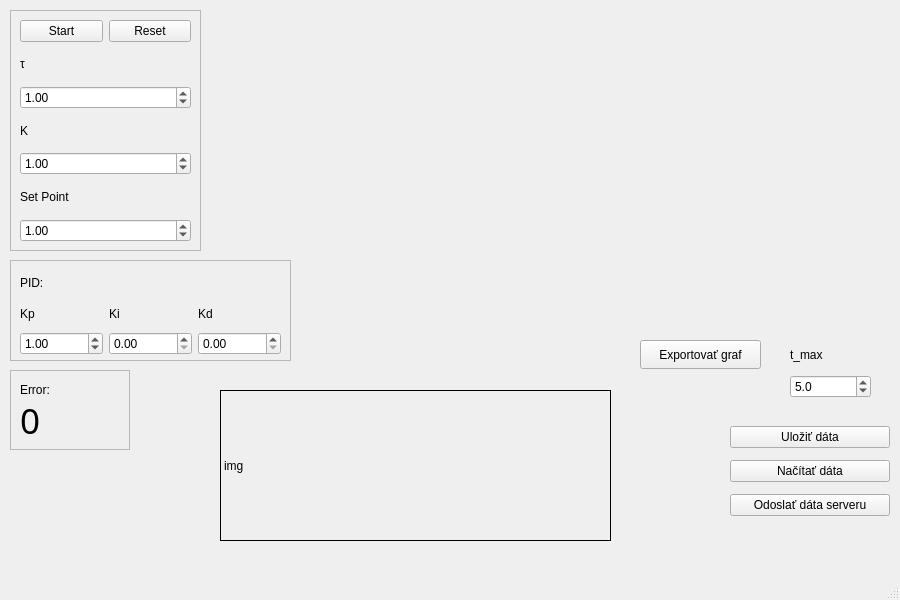
<?xml version="1.0" encoding="UTF-8"?>
<ui version="4.0">
 <class>MainWindow</class>
 <widget class="QMainWindow" name="MainWindow">
  <property name="geometry">
   <rect>
    <x>0</x>
    <y>0</y>
    <width>900</width>
    <height>600</height>
   </rect>
  </property>
  <property name="minimumSize">
   <size>
    <width>900</width>
    <height>600</height>
   </size>
  </property>
  <property name="maximumSize">
   <size>
    <width>900</width>
    <height>600</height>
   </size>
  </property>
  <property name="windowTitle">
   <string>PID Simulator</string>
  </property>
  <widget class="QWidget" name="centralwidget">
   <widget class="QCustomPlot" name="customPlot" native="true">
    <property name="geometry">
     <rect>
      <x>300</x>
      <y>10</y>
      <width>571</width>
      <height>321</height>
     </rect>
    </property>
   </widget>
   <widget class="QLabel" name="lblEquation">
    <property name="geometry">
     <rect>
      <x>220</x>
      <y>390</y>
      <width>391</width>
      <height>151</height>
     </rect>
    </property>
    <property name="minimumSize">
     <size>
      <width>200</width>
      <height>80</height>
     </size>
    </property>
    <property name="frameShape">
     <enum>QFrame::Shape::Panel</enum>
    </property>
    <property name="frameShadow">
     <enum>QFrame::Shadow::Plain</enum>
    </property>
    <property name="text">
     <string>img</string>
    </property>
   </widget>
   <widget class="QWidget" name="verticalLayoutWidget_2">
    <property name="geometry">
     <rect>
      <x>790</x>
      <y>340</y>
      <width>81</width>
      <height>58</height>
     </rect>
    </property>
    <layout class="QVBoxLayout" name="verticalLayout_2">
     <item>
      <widget class="QLabel" name="label_7">
       <property name="text">
        <string>t_max</string>
       </property>
      </widget>
     </item>
     <item>
      <widget class="QDoubleSpinBox" name="spinMaxTime">
       <property name="decimals">
        <number>1</number>
       </property>
       <property name="minimum">
        <double>0.100000000000000</double>
       </property>
       <property name="value">
        <double>5.000000000000000</double>
       </property>
      </widget>
     </item>
    </layout>
   </widget>
   <widget class="QFrame" name="frame">
    <property name="geometry">
     <rect>
      <x>10</x>
      <y>10</y>
      <width>191</width>
      <height>241</height>
     </rect>
    </property>
    <property name="frameShape">
     <enum>QFrame::Shape::StyledPanel</enum>
    </property>
    <property name="frameShadow">
     <enum>QFrame::Shadow::Raised</enum>
    </property>
    <widget class="QWidget" name="verticalLayoutWidget">
     <property name="geometry">
      <rect>
       <x>10</x>
       <y>10</y>
       <width>171</width>
       <height>222</height>
      </rect>
     </property>
     <layout class="QVBoxLayout" name="layout">
      <item>
       <layout class="QHBoxLayout" name="horizontalLayout">
        <item>
         <widget class="QPushButton" name="btnStart">
          <property name="text">
           <string>Start</string>
          </property>
         </widget>
        </item>
        <item>
         <widget class="QPushButton" name="btnReset">
          <property name="text">
           <string>Reset</string>
          </property>
         </widget>
        </item>
       </layout>
      </item>
      <item>
       <widget class="QLabel" name="label_6">
        <property name="font">
         <font>
          <bold>false</bold>
         </font>
        </property>
        <property name="text">
         <string>τ</string>
        </property>
       </widget>
      </item>
      <item>
       <widget class="QDoubleSpinBox" name="spinTau">
        <property name="singleStep">
         <double>0.100000000000000</double>
        </property>
        <property name="value">
         <double>1.000000000000000</double>
        </property>
       </widget>
      </item>
      <item>
       <widget class="QLabel" name="label_5">
        <property name="text">
         <string>K</string>
        </property>
       </widget>
      </item>
      <item>
       <widget class="QDoubleSpinBox" name="spinGain">
        <property name="singleStep">
         <double>0.100000000000000</double>
        </property>
        <property name="value">
         <double>1.000000000000000</double>
        </property>
       </widget>
      </item>
      <item>
       <widget class="QLabel" name="label_4">
        <property name="text">
         <string>Set Point</string>
        </property>
       </widget>
      </item>
      <item>
       <widget class="QDoubleSpinBox" name="spinSetpoint">
        <property name="singleStep">
         <double>0.100000000000000</double>
        </property>
        <property name="value">
         <double>1.000000000000000</double>
        </property>
       </widget>
      </item>
     </layout>
    </widget>
   </widget>
   <widget class="QFrame" name="frame_2">
    <property name="geometry">
     <rect>
      <x>10</x>
      <y>260</y>
      <width>281</width>
      <height>101</height>
     </rect>
    </property>
    <property name="frameShape">
     <enum>QFrame::Shape::StyledPanel</enum>
    </property>
    <property name="frameShadow">
     <enum>QFrame::Shadow::Raised</enum>
    </property>
    <widget class="QWidget" name="gridLayoutWidget">
     <property name="geometry">
      <rect>
       <x>10</x>
       <y>10</y>
       <width>261</width>
       <height>85</height>
      </rect>
     </property>
     <layout class="QGridLayout" name="gridLayout">
      <item row="1" column="0">
       <widget class="QLabel" name="label">
        <property name="text">
         <string>Kp</string>
        </property>
       </widget>
      </item>
      <item row="2" column="2">
       <widget class="QDoubleSpinBox" name="spinKd">
        <property name="singleStep">
         <double>0.100000000000000</double>
        </property>
       </widget>
      </item>
      <item row="1" column="2">
       <widget class="QLabel" name="label_3">
        <property name="text">
         <string>Kd</string>
        </property>
       </widget>
      </item>
      <item row="1" column="1">
       <widget class="QLabel" name="label_2">
        <property name="text">
         <string>Ki</string>
        </property>
       </widget>
      </item>
      <item row="2" column="0">
       <widget class="QDoubleSpinBox" name="spinKp">
        <property name="singleStep">
         <double>0.100000000000000</double>
        </property>
        <property name="value">
         <double>1.000000000000000</double>
        </property>
       </widget>
      </item>
      <item row="2" column="1">
       <widget class="QDoubleSpinBox" name="spinKi">
        <property name="singleStep">
         <double>0.100000000000000</double>
        </property>
       </widget>
      </item>
      <item row="0" column="0">
       <widget class="QLabel" name="label_9">
        <property name="text">
         <string>PID:</string>
        </property>
       </widget>
      </item>
     </layout>
    </widget>
   </widget>
   <widget class="QFrame" name="frame_3">
    <property name="geometry">
     <rect>
      <x>10</x>
      <y>370</y>
      <width>120</width>
      <height>80</height>
     </rect>
    </property>
    <property name="frameShape">
     <enum>QFrame::Shape::StyledPanel</enum>
    </property>
    <property name="frameShadow">
     <enum>QFrame::Shadow::Raised</enum>
    </property>
    <widget class="QLabel" name="label_8">
     <property name="geometry">
      <rect>
       <x>10</x>
       <y>10</y>
       <width>158</width>
       <height>20</height>
      </rect>
     </property>
     <property name="text">
      <string>Error:</string>
     </property>
    </widget>
    <widget class="QLabel" name="lblError">
     <property name="geometry">
      <rect>
       <x>10</x>
       <y>30</y>
       <width>101</width>
       <height>41</height>
      </rect>
     </property>
     <property name="font">
      <font>
       <family>Octicons Nerd Font</family>
       <pointsize>26</pointsize>
       <bold>false</bold>
      </font>
     </property>
     <property name="cursor">
      <cursorShape>ForbiddenCursor</cursorShape>
     </property>
     <property name="text">
      <string>0</string>
     </property>
    </widget>
   </widget>
   <widget class="QWidget" name="verticalLayoutWidget_3">
    <property name="geometry">
     <rect>
      <x>730</x>
      <y>420</y>
      <width>160</width>
      <height>103</height>
     </rect>
    </property>
    <layout class="QVBoxLayout" name="verticalLayout">
     <item>
      <widget class="QPushButton" name="btnSaveSettings">
       <property name="text">
        <string>Uložiť dáta</string>
       </property>
      </widget>
     </item>
     <item>
      <widget class="QPushButton" name="btnLoadSettings">
       <property name="text">
        <string>Načítať dáta</string>
       </property>
      </widget>
     </item>
     <item>
      <widget class="QPushButton" name="btnSendServer">
       <property name="text">
        <string>Odoslať dáta serveru</string>
       </property>
      </widget>
     </item>
    </layout>
   </widget>
   <widget class="QPushButton" name="btnSaveGraph">
    <property name="geometry">
     <rect>
      <x>640</x>
      <y>340</y>
      <width>121</width>
      <height>29</height>
     </rect>
    </property>
    <property name="text">
     <string>Exportovať graf</string>
    </property>
   </widget>
  </widget>
  <widget class="QMenuBar" name="menubar">
   <property name="geometry">
    <rect>
     <x>0</x>
     <y>0</y>
     <width>900</width>
     <height>25</height>
    </rect>
   </property>
  </widget>
  <widget class="QStatusBar" name="statusbar"/>
 </widget>
 <customwidgets>
  <customwidget>
   <class>QCustomPlot</class>
   <extends>QWidget</extends>
   <header location="global">qcustomplot.h</header>
   <container>1</container>
  </customwidget>
 </customwidgets>
 <resources/>
 <connections/>
</ui>
